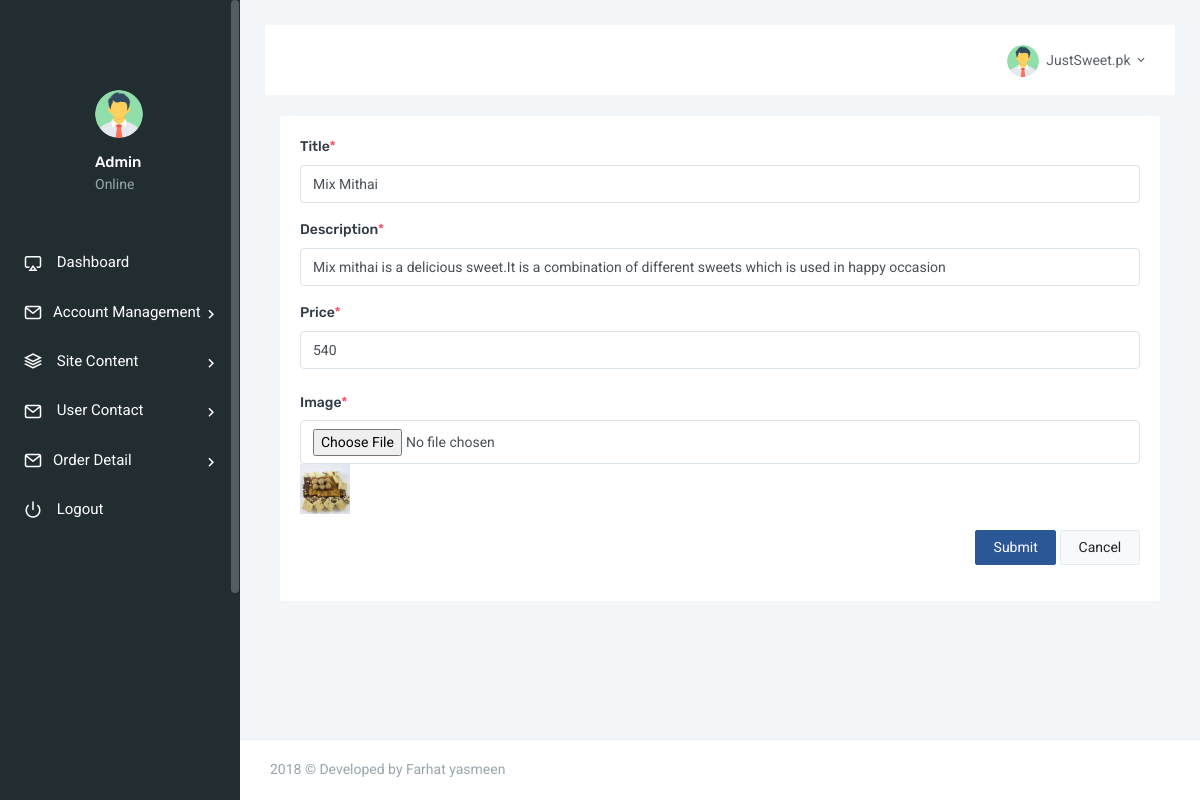
The app's page /admin/update_menu.php?id=7 (signed in) with its own data.
### tables this page shows
CREATE TABLE `menu` (
  `id` int(20) NOT NULL,
  `classname` varchar(100) NOT NULL,
  `title` varchar(200) NOT NULL,
  `description` varchar(200) NOT NULL,
  `price` varchar(400) NOT NULL,
  `image` varchar(700) NOT NULL
);

### admin/update_menu.php (the view, shortened to what this page needs)
<?php
    include("lib/DBConn.php");
    if(isset($_GET['id'])){
            $id = $_GET['id'];
    }
?>
<!DOCTYPE html>
<html>
    <head>
        <link href="assets/css/bootstrap.min.css" rel="stylesheet" type="text/css" />
        <link href="assets/css/icons.css" rel="stylesheet" type="text/css" />
        <link href="assets/css/metismenu.min.css" rel="stylesheet" type="text/css" />
        <link href="assets/css/style.css" rel="stylesheet" type="text/css" />
    </head>
    <body>
        <div id="wrapper">
            <?php
            include("sidebar.php");
            ?>
        </div>
                <div class="content-page">
            <?php
                include("topbar.php");
            ?>
                <div class="content">
                    <div class="container-fluid">
                        <div class="row">
                            <div class="col-lg-2">
                        </div>
                            <div class="col-lg-12">
                                <div class="card-box">
                                        <?php
                                    $Query = "SELECT *  FROM menu  WHERE id = ".$id;
                                    $result = mysqli_query($conn, $Query);
                                    $row = mysqli_fetch_array($result);
                                ?>
                                                <div class="form-group">
                                                    <label for="userName">Title<span class="text-danger">*</span></label>
                                                    <input type="text" name="TxtTitle" parsley-trigger="change" required
                                                    placeholder="title " class="form-control" id="rew" value="<?php echo $row['title'];?>">
                                                </div>
                                                <div class="form-group">
                                                    <label for="userName">Description<span class="text-danger">*</span></label>
                                                    <input type="text" name="TxtDescription" parsley-trigger="change" required
                                                    placeholder="Description " class="form-control" id="rew" value="<?php echo $row['description'];?>">
                                                </div>
                                                <div class="form-group">
                                                    <label for="userName">Price<span class="text-danger">*</span></label>
                                                    <input type="text" name="BtnPrice" parsley-trigger="change" required
                                                    placeholder="title " class="form-control" id="rew" value="<?php echo $row['price'];?>">
                                                </div>
                                                     <div class="form-group row">
                                                        <label class="col-2 col-form-label">Image<span class="text-danger">*</span></label>
                                                        <div class="col-12">
                                                            <input type="file" name="image" class="form-control">
                                                            <img src="<?php echo $row['image'];?>"width ="50" height = "50">
                                                        </div>
                                                    </div>
                                                <div class="form-group text-right m-b-0">
                                                    <button class="btn btn-custom waves-effect waves-light" type="submit" name="BtnUpdate" value="<?php echo($_REQUEST['id']);?>">
                                                     Submit
                                                    </button>
                                                    <button type="reset" class="btn btn-light waves-effect m-l-5">
                                                     Cancel
                                                    </button>
                                                </div>
                                         </div>
                                    <br><br>
                                </div>
                            </div>
                        </div>
                <?php include("footer.php");?>
            </div>
        </div>
    </body>
</html>

### records on screen
menu: TxtTitle "Mix Mithai", TxtDescription "Mix mithai is a delicious sweet.It is a combination of different sweets which is used in happy occasion", BtnPrice "540", image (picture)

### other values on screen
SiteTitle "JustSweet.pk"
DeveloperName "Farhat yasmeen"
